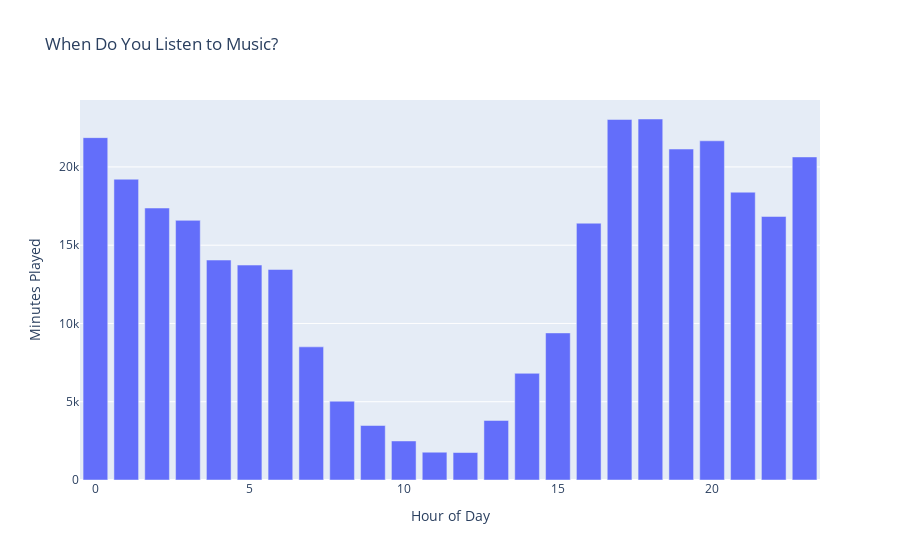

Notebook cell for this chart:
### Code cell
# Extract hour from timestamp
df['hour'] = df['ts'].dt.hour

# Total minutes per hour
hourly = df.groupby('hour')['minutes_played'].sum()

# Chart
fig = px.bar(
    x=hourly.index, 
    y=hourly.values,
    title='When Do You Listen to Music?',
    labels={'x': 'Hour of Day', 'y': 'Minutes Played'}
)
fig.show()

### Figure 1 — Plotly figure (JSON) as saved in the notebook; plotly's stock layout.template omitted (floating-point values rounded to 4 significant figures)
{"data": [{"hovertemplate": "Hour of Day=%{x}<br>Minutes Played=%{y}<extra></extra>", "legendgroup": "", "marker": {"color": "#636efa", "pattern": {"shape": ""}}, "name": "", "orientation": "v", "showlegend": false, "textposition": "auto", "type": "bar", "x": [0, 1, 2, 3, 4, 5, 6, 7, 8, 9, 10, 11, 12, 13, 14, 15, 16, 17, 18, 19, 20, 21, 22, 23], "xaxis": "x", "y": [21870.0, 19210.0, 17370.0, 16590.0, 14050.0, 13730.0, 13450.0, 8505.0, 5035.0, 3481.0, 2494.0, 1775.0, 1755.0, 3805.0, 6814.0, 9396.0, 16400.0, 23030.0, 23060.0, 21140.0, 21670.0, 18390.0, 16830.0, 20640.0], "yaxis": "y"}], "layout": {"autosize": true, "barmode": "relative", "legend": {"tracegroupgap": 0}, "title": {"text": "When Do You Listen to Music?"}, "xaxis": {"anchor": "y", "autorange": true, "domain": [0, 1], "range": [-0.5, 23.5], "title": {"text": "Hour of Day"}, "type": "linear"}, "yaxis": {"anchor": "x", "autorange": true, "domain": [0, 1], "range": [0, 24270.0], "title": {"text": "Minutes Played"}, "type": "linear"}}}
